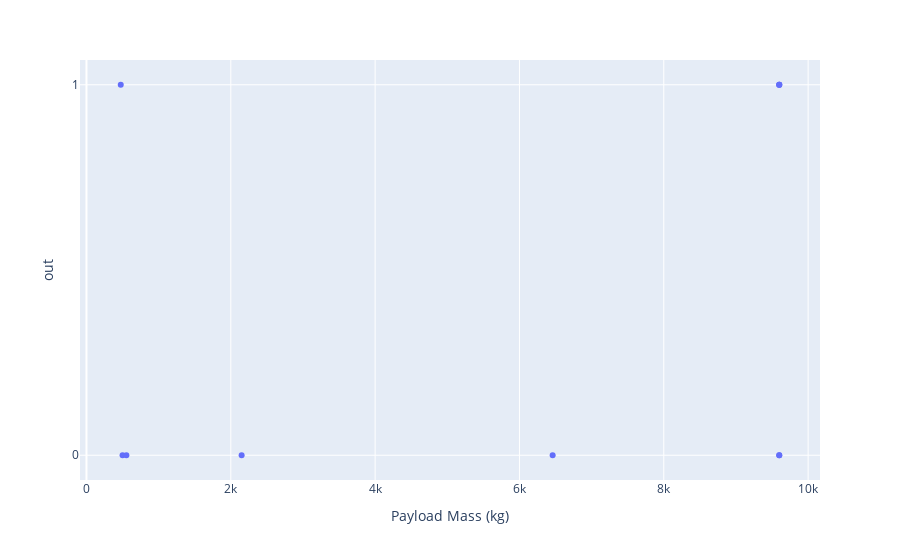

Here is the notebook cell this chart was saved with:
### Code cell
px.scatter(df2,x='Payload Mass (kg)',y='out')

### Figure 1 — Plotly figure (JSON) as saved in the notebook; plotly's stock layout.template omitted (floating-point values rounded to 4 significant figures)
{"data": [{"hovertemplate": "Payload Mass (kg)=%{x}<br>out=%{y}<extra></extra>", "legendgroup": "", "marker": {"color": "#636efa", "symbol": "circle"}, "mode": "markers", "name": "", "orientation": "h", "showlegend": false, "type": "scatter", "x": [500, 553, 9600, 9600, 475, 9600, 9600, 2150, 9600, 6460], "xaxis": "x", "y": ["0", "0", "1", "1", "1", "1", "0", "0", "0", "0"], "yaxis": "y"}], "layout": {"legend": {"tracegroupgap": 0}, "margin": {"t": 60}, "xaxis": {"anchor": "y", "domain": [0, 1], "title": {"text": "Payload Mass (kg)"}}, "yaxis": {"anchor": "x", "domain": [0, 1], "title": {"text": "out"}}}}
